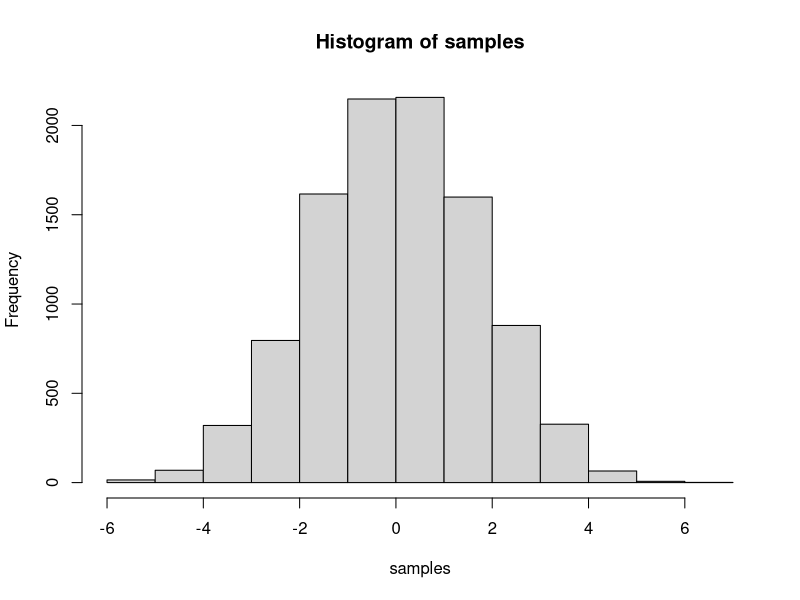
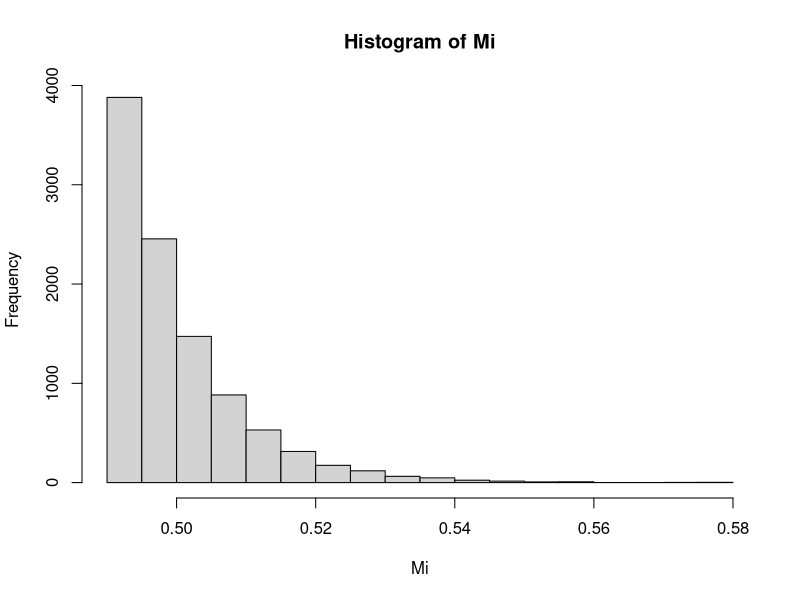

Reproduce these figures in R, in order.

# for a mean-zero normal mixture distribution
#  with 50% probability on each distribution,
#  calculate the variance needed for each component
#  given the offset (c) from the grand mean (assumed 0)
#  and the desired marginal variance (V)

mu = 0
V = 3
c = 1
n = 10000
prob = 0.5
( v.each = V - c^2 )  # from theory

components = sample(1:2,
                    prob=c(0.5, 0.5),
                    size=n,
                    replace=TRUE)
mus <- c(-c, c)
sds <- sqrt(c(v.each, v.each))

samples <- rnorm(n=n,mean=mus[components],sd=sds[components])
hist(samples)



##################### T-DIST #####################


mu = 0.5
V = 0.25^2
q = 0.7
n = 10000
df = 2*V / (V-1)

Xn = rnorm( 
            mean = mu, 
            sd = sqrt(V),
            n = n )
sum(Xn > q) / length(Xn)

# https://stackoverflow.com/questions/17843497/sampling-from-a-t-distribution-in-r
df = 3
Xt = rt(n, df=df) * sqrt(V * (df-2)/df) + mu
sum(Xt > q) / length(Xt)


##################### UNIFORM MIXTURE #####################

# generate from a uniform mixture with endpoints [-b, -a] and [a, b]
#  but shifted so that the grand mean is mu
runif2 = function(n,
                  mu,
                  V) {
  # calculate lower limit for positive distribution, a
  # arbitrary, but can't have too large or else it;s impossible to find
  #  a valid b
  a = sqrt(V)/2  
  
  # calculate upper endpoint for positive distribution, b
  b = abs( 0.5 * ( sqrt(3) * sqrt( 4*V - a^2 ) - a ) )
           
  #b = 0.6

  # prior to mean shift
  components = sample(1:2,
                      prob=c(0.5, 0.5),
                      size=n,
                      replace=TRUE)
  
  mins = c( -b, a )
  maxes = c( -a, b )

  samples = runif(n=n,
                  min=mins[components],
                  max=maxes[components])

  # mean-shift them
  samples = samples + mu
  
  return( list(x = samples,
               a = a, 
               b = b) )
}

# # sanity check
# mu = 0.5
# V = 0.1^2
# fake = runif2( n = 10000,
#                mu = mu, 
#                V = V)$x
# 
# hist(fake)
# mean(fake)
# var(fake); V


# calculate quantile
qunif2 = function(p, 
                  mu,
                  V) {
  
  # calculate lower limit for positive distribution, a
  a = sqrt(V)/2  
  
  # calculate upper endpoint for positive distribution, b
  b = abs( 0.5 * ( sqrt(3) * sqrt( 4*V - a^2 ) - a ) )
  
  # in this case, easy because the q must be within
  #  the negative distribution
  if (p < 0.5) {
    # total length of support, not counting the gap, 
    #  is (b-a)*2
    # we want a point that is p% of the way through the support
    
    # from the lower endpoint of the negative dist, add the proportion of that interval
    q.shift = -b + p * (b-a)*2
  }
  
  else if (p == 0.5) q.shift = 0
  
  # now we're in the positive part of the distribution
  else if (p > 0.5) {
    # subtract the 0.5 that's used up by the negative dist
    # so we want a point that is (p-0.5)% of the way into the support
    #  of the positive part
    #  and the positive part has support length (b-a)
    #q.shift = a + (p - 0.5) * (b-a)
    
    #browser()
    q.temp = -b + p * (b-a)*2
    q.shift = q.temp + 2*a
  }
  
  q = q.shift + mu
  return(q)
}

# # sanity check
# mu = 0.5
# V = 0.1^2
# fake = runif2( n = 10000,
#                mu = mu,
#                V = V)
# 
# hist(fake$x)
# mean(fake$x)
# var(fake$x); V
# 
# p = 0.1
# ( q = qunif2( p = p, 
#         mu = mu, 
#         V = V) )
# sum(fake$x < q) / length(fake$x); p
# # works :) 

###################### WHAT DO EXISTING EXPO DATA LOOK LIKE? ###################### 

# highly skewed :) 
V = 0.01^2
mu = 0.5
n = 10000
Mi = rexp( n = n, rate = sqrt(1/V) )
# now the mean is sqrt(V) rather than mu
# shift to have the correct mean (in expectation)
Mi = Mi + (mu - sqrt(V))
hist(Mi)
